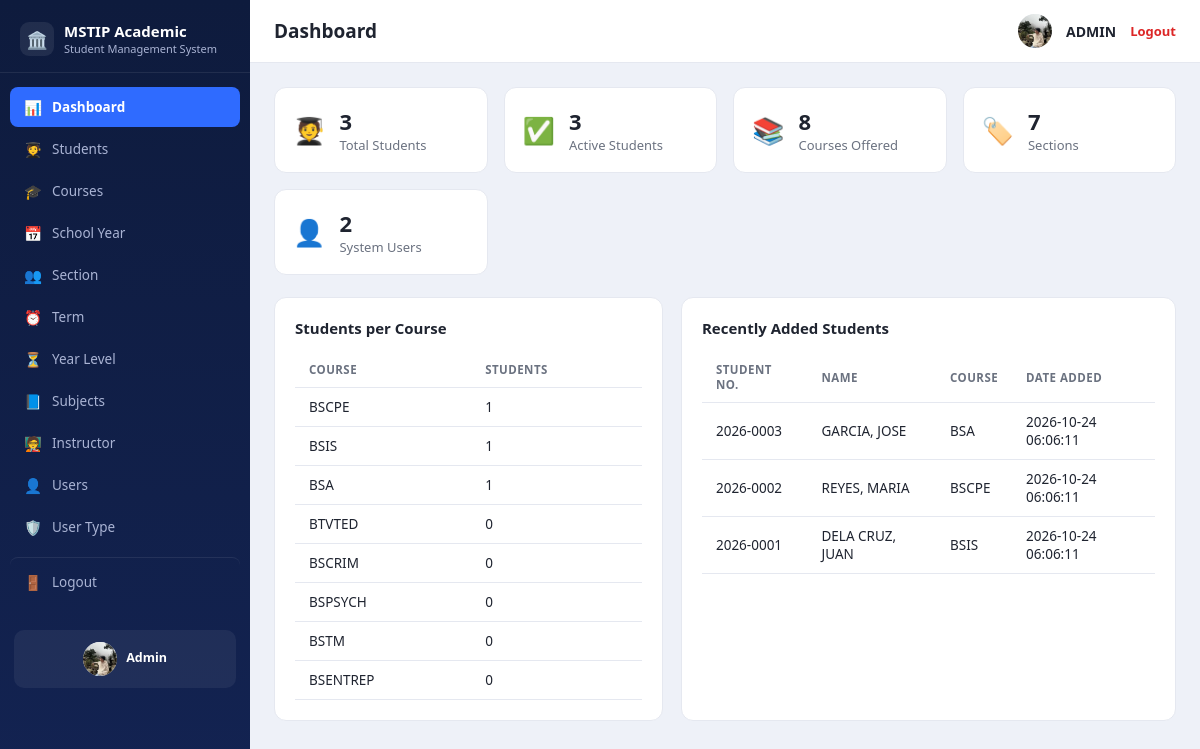
The page /dashboard.php (signed in) on the database its author committed.
### tables this page shows
CREATE TABLE `tbl_student` (
  `ID` int NOT NULL,
  `STUDENT_NO` varchar(50) NOT NULL,
  `LASTNAME` varchar(100) NOT NULL,
  `FIRSTNAME` varchar(100) NOT NULL,
  `MIDDLENAME` varchar(100) DEFAULT NULL,
  `GENDER` varchar(10) DEFAULT NULL,
  `BIRTHDATE` date DEFAULT NULL,
  `ADDRESS` varchar(255) DEFAULT NULL,
  `CONTACT` varchar(50) DEFAULT NULL,
  `EMAIL` varchar(100) DEFAULT NULL,
  `COURSE_ID` int DEFAULT NULL,
  `YEARLEVEL_ID` int DEFAULT NULL,
  `SECTION_ID` int DEFAULT NULL,
  `SCHOOLYEAR_ID` int DEFAULT NULL,
  `STATUS` varchar(20) NOT NULL DEFAULT 'Active',
  `date_created` datetime DEFAULT CURRENT_TIMESTAMP
);

CREATE TABLE `tbl_course` (
  `ID` int NOT NULL,
  `COURSE` varchar(100) NOT NULL,
  `DESCRIPTION` varchar(255) NOT NULL
);

### includes/permissions.php (called while the page is built, shortened)
<?php
$PAGE_MODULES = [
    'subjects.php'       => 'subjects',
    'subject_edit.php'   => 'subjects',
    'subject_delete.php' => 'subjects',
    'terms.php'          => 'terms',
    'term_edit.php'      => 'terms',
    'term_delete.php'    => 'terms',
    'instructors.php'       => 'instructors',
    'instructor_edit.php'   => 'instructors',
    'instructor_delete.php' => 'instructors',
    'schoolyears.php'       => 'schoolyears',
    'schoolyear_edit.php'   => 'schoolyears',
    'schoolyear_delete.php' => 'schoolyears',
    'sections.php'       => 'sections',
    'section_edit.php'   => 'sections',
    'section_delete.php' => 'sections',
    'yearlevels.php'       => 'yearlevels',
    'yearlevel_edit.php'   => 'yearlevels',
    'yearlevel_delete.php' => 'yearlevels',
];
$OPEN_PAGES = ['dashboard.php', 'logout.php'];
$ROLE_MODULES = [
    'registrar'  => ['subjects', 'terms', 'instructors', 'schoolyears'],
    'dean'       => ['subjects', 'sections', 'instructors', 'yearlevels'],
    'instructor' => ['subjects', 'sections'],
    'student'    => ['subjects'],
];
function currentRole(): string
{
    return strtolower(trim($_SESSION['usertype_name'] ?? ''));
}
function isAdmin(): bool
{
    return currentRole() === 'admin';
}
function canAccessPage(string $file): bool
{
    global $PAGE_MODULES, $OPEN_PAGES, $ROLE_MODULES;
    $file = basename($file);
    if (in_array($file, $OPEN_PAGES, true)) return true;
    if (isAdmin()) return true;
    $module = $PAGE_MODULES[$file] ?? null;
    return in_array($module, $ROLE_MODULES[currentRole()] ?? [], true);
}

### dashboard.php (the view, shortened to what this page needs)
<?php
require_once 'config.php';
$pageTitle = 'Dashboard';
    ?>
    <?php
$totalStudents = $pdo->query("SELECT COUNT(*) c FROM tbl_student")->fetch()['c'];
$totalCourses  = $pdo->query("SELECT COUNT(*) c FROM tbl_course")->fetch()['c'];
$totalSections = $pdo->query("SELECT COUNT(*) c FROM tbl_section")->fetch()['c'];
$activeStudents = $pdo->query("SELECT COUNT(*) c FROM tbl_student WHERE STATUS = 'Active'")->fetch()['c'];
$totalUsers = $pdo->query("SELECT COUNT(*) c FROM tbl_users")->fetch()['c'];
$perCourse = $pdo->query("
    SELECT c.COURSE, COUNT(s.ID) AS total
    FROM tbl_course c
    LEFT JOIN tbl_student s ON s.COURSE_ID = c.ID
    GROUP BY c.ID, c.COURSE
    ORDER BY total DESC
")->fetchAll();
$recent = $pdo->query("
    SELECT s.ID, s.STUDENT_NO, s.LASTNAME, s.FIRSTNAME, c.COURSE, s.date_created
    FROM tbl_student s
    LEFT JOIN tbl_course c ON c.ID = s.COURSE_ID
    ORDER BY s.ID DESC
    LIMIT 5
")->fetchAll();
require_once 'includes/header.php';
?>
<div class="cards-grid">
  <div class="stat-card">
    <div class="stat-icon">🧑‍🎓</div>
    <div>
      <div class="stat-value"><?= (int)$totalStudents ?></div>
      <div class="stat-label">Total Students</div>
    </div>
  </div>
  <div class="stat-card">
    <div class="stat-icon">✅</div>
    <div>
      <div class="stat-value"><?= (int)$activeStudents ?></div>
      <div class="stat-label">Active Students</div>
    </div>
  </div>
  <div class="stat-card">
    <div class="stat-icon">📚</div>
    <div>
      <div class="stat-value"><?= (int)$totalCourses ?></div>
      <div class="stat-label">Courses Offered</div>
    </div>
  </div>
  <div class="stat-card">
    <div class="stat-icon">🏷️</div>
    <div>
      <div class="stat-value"><?= (int)$totalSections ?></div>
      <div class="stat-label">Sections</div>
    </div>
  </div>
  <?php if (isAdmin()): ?>
  <div class="stat-card">
    <div class="stat-icon">👤</div>
    <div>
      <div class="stat-value"><?= (int)$totalUsers ?></div>
      <div class="stat-label">System Users</div>
    </div>
  </div>
  <?php endif; ?>
</div>
<div class="panels-grid">
  <div class="panel">
    <h2>Students per Course</h2>
    <table class="table">
      <thead><tr><th>Course</th><th>Students</th></tr></thead>
      <tbody>
        <?php foreach ($perCourse as $row): ?>
          <tr>
            <td><?= htmlspecialchars($row['COURSE']) ?></td>
            <td><?= (int)$row['total'] ?></td>
          </tr>
        <?php endforeach; ?>
      </tbody>
    </table>
  </div>
  <div class="panel">
    <h2>Recently Added Students</h2>
    <table class="table">
      <thead><tr><th>Student No.</th><th>Name</th><th>Course</th><th>Date Added</th></tr></thead>
      <tbody>
        <?php foreach ($recent as $row): ?>
          <tr>
            <td><?= htmlspecialchars($row['STUDENT_NO']) ?></td>
            <td><?= htmlspecialchars($row['LASTNAME'] . ', ' . $row['FIRSTNAME']) ?></td>
            <td><?= htmlspecialchars($row['COURSE'] ?? '—') ?></td>
            <td><?= htmlspecialchars($row['date_created']) ?></td>
          </tr>
        <?php endforeach; ?>
      </tbody>
    </table>
  </div>
</div>
<?php require_once 'includes/footer.php'; ?>

### includes/header.php (shortened to what this page needs)
<?php
require_once __DIR__ . '/user_photo.php';
$displayName = $_SESSION['fullname'] ?? $_SESSION['username'] ?? 'User';
$currentPage = basename($_SERVER['PHP_SELF']);
$navGroups = [
    ['dashboard.php', '📊', 'Dashboard'],
    ['students.php',  '🧑‍🎓', 'Students', ['student_add.php', 'student_edit.php']],
    ['courses.php',   '🎓', 'Courses', ['course_edit.php']],
    ['schoolyears.php','📅', 'School Year', ['schoolyear_edit.php']],
    ['sections.php',  '👥', 'Section', ['section_edit.php']],
    ['terms.php',     '⏰', 'Term', ['term_edit.php']],
    ['yearlevels.php','⏳', 'Year Level', ['yearlevel_edit.php']],
    ['subjects.php',  '📘', 'Subjects', ['subject_edit.php']],
    ['instructors.php','🧑‍🏫', 'Instructor', ['instructor_edit.php']],
];
if (isAdmin()) {
    $navGroups[] = ['users.php',     '👤', 'Users', ['user_edit.php']];
    $navGroups[] = ['usertypes.php', '🛡️', 'User Type', ['usertype_edit.php']];
}
$navGroups = array_values(array_filter($navGroups, fn($n) => canAccessPage($n[0])));
?>
<!DOCTYPE html>
<html lang="en">
<head>
<link rel="stylesheet" href="assets/css/style.css">
</head>
<body>
<div class="layout">
  <aside class="sidebar">
    <div class="sidebar-brand">
      <span class="brand-badge">🏛️</span>
      <div>
        <div class="brand-text">MSTIP Academic</div>
        <div class="brand-sub">Student Management System</div>
      </div>
    </div>
    <nav class="sidebar-nav">
      <?php foreach ($navGroups as $nav):
          [$href, $icon, $label] = $nav;
          $related = $nav[3] ?? [];
          $isActive = $currentPage === $href || in_array($currentPage, $related, true);
      ?>
        <a href="<?= $href ?>" class="<?= $isActive ? 'active' : '' ?>">
          <span class="icon"><?= $icon ?></span> <?= htmlspecialchars($label) ?>
        </a>
      <?php endforeach; ?>
      <a href="logout.php" class="logout-link" onclick="return confirm('Log out of the system?');">
        <span class="icon">🚪</span> Logout
      </a>
    </nav>
    <?php if (!empty($_SESSION['usertype_name'])): ?>
      <div class="sidebar-foot"><?= userPhotoHtml($_SESSION['username'] ?? '', 'thumb thumb-sm') ?> <?= htmlspecialchars($_SESSION['usertype_name']) ?></div>
    <?php endif; ?>
  </aside>
  <div class="main">
    <header class="topbar">
      <h1 class="page-title"><?= htmlspecialchars($pageTitle ?? '') ?></h1>
      <div class="topbar-user">
        <?= userPhotoHtml($_SESSION['username'] ?? '', 'thumb thumb-sm') ?>
        <span class="user-fullname"><?= htmlspecialchars($displayName) ?></span>
        <a href="logout.php" class="btn-logout" onclick="return confirm('Log out of the system?');">Logout</a>
      </div>
    </header>
    <main class="content">

### includes/user_photo.php (shortened to what this page needs)
<?php
function isSafeUsername(string $username): bool
{
    return (bool)preg_match('/^[A-Za-z0-9_.]{1,100}$/', $username) && strpos($username, '..') === false;
}
function userPhotoFile(string $username): ?string
{
    return isSafeUsername($username) ? USER_PHOTO_DIR . $username . USER_PHOTO_EXT : null;
}
function userPhotoUrl(?string $username): ?string
{
    $f = userPhotoFile($username);
    return ($f && is_file($f)) ? USER_PHOTO_URL . rawurlencode($username) . USER_PHOTO_EXT . '?v=' . filemtime($f) : null;
}
function userPhotoHtml(?string $username, string $class = 'thumb'): string
{
    $url = userPhotoUrl($username);
    if ($url) {
        return '<img class="' . $class . '" src="' . htmlspecialchars($url) . '" alt="' . htmlspecialchars($username) . '">';
    }
    return '<span class="' . $class . ' thumb-ph">👤</span>';
}

### includes/footer.php (shortened to what this page needs)
    </main>
  </div>
</div>
</body>
</html>

### assets/css/style.css (style rules this page uses)
:root { --sidebar-bg:#0e1b3d; --sidebar-bg-2:#132352; --sidebar-text:#aab4d4; --sidebar-active:#2f6bff; --bg:#eef1f8; --card:#ffffff; --border:#e5e8f0; --text:#1f2430; --muted:#6b7280; --danger:#dc2626; --danger-bg:#fee2e2; --success:#16a34a; --success-bg:#dcfce7; --accent:#2f6bff; --accent-dark:#1d4ed8; --sidebar-w:250px; }
* { box-sizing:border-box; }
body { margin:0; font-family:"Segoe UI",Roboto,Arial,sans-serif; background:var(--bg); color:var(--text); }
.layout { display:flex;min-height:100vh; }
.sidebar { width:var(--sidebar-w); background:linear-gradient(180deg,var(--sidebar-bg),var(--sidebar-bg-2)); color:var(--sidebar-text); display:flex; flex-direction:column; flex-shrink:0; transition:margin-left .2s ease; }
.sidebar-brand { display:flex;align-items:center;gap:10px; padding:22px 20px 16px; border-bottom:1px solid rgba(255,255,255,.08); }
.sidebar-brand .brand-badge { width:34px;height:34px;border-radius:9px;background:rgba(255,255,255,.08); display:flex;align-items:center;justify-content:center;font-size:17px;flex-shrink:0; }
.sidebar-brand .brand-text { font-weight:700;color:#fff;font-size:15px;line-height:1.2; }
.sidebar-brand .brand-sub { font-size:11px;color:var(--sidebar-text);margin-top:1px; }
.sidebar-nav { display:flex;flex-direction:column;padding:14px 10px;gap:2px;overflow-y:auto; }
.sidebar-nav a { color:var(--sidebar-text);text-decoration:none;padding:10px 14px;border-radius:8px;font-size:13.5px;font-weight:500; display:flex;align-items:center;gap:10px; }
.sidebar-nav a.active { background:var(--sidebar-active);color:#fff;font-weight:600; }
.sidebar-nav .icon { width:18px;text-align:center;font-size:14.5px; }
.sidebar-nav a.logout-link { margin-top:8px;border-top:1px solid rgba(255,255,255,.08);padding-top:14px; }
.sidebar-foot { margin:14px;padding:12px;border-radius:10px;background:rgba(255,255,255,.06); color:#fff;font-size:12.5px;text-align:center;font-weight:600; }
.main { flex:1;display:flex;flex-direction:column;min-width:0; }
.topbar { background:var(--card); border-bottom:1px solid var(--border); padding:14px 24px; display:flex;align-items:center;gap:14px; }
.page-title { font-size:19px;margin:0;flex:1; }
.topbar-user { display:flex;align-items:center;gap:14px;font-size:14px; }
.user-fullname { color:var(--text);font-weight:600; }
.btn-logout { color:var(--danger);text-decoration:none;font-weight:600;font-size:13px; }
.content { padding:24px; }
.cards-grid { display:grid;grid-template-columns:repeat(auto-fit,minmax(190px,1fr));gap:16px;margin-bottom:22px; }
.stat-card { background:var(--card);border:1px solid var(--border);border-radius:12px; padding:18px;display:flex;align-items:center;gap:14px; }
.stat-icon { font-size:26px; }
.stat-value { font-size:22px;font-weight:700; }
.stat-label { font-size:13px;color:var(--muted); }
.panels-grid { display:grid;grid-template-columns:1.1fr 1.4fr;gap:18px; }
.panel { background:var(--card);border:1px solid var(--border);border-radius:12px;padding:20px; }
.panel h2 { font-size:15px;margin:0 0 14px; }
.table { width:100%;border-collapse:collapse;font-size:13.5px; }
.table th,.table td { text-align:left;padding:10px 14px;border-bottom:1px solid var(--border); }
.table th { color:var(--muted);font-weight:600;font-size:11.5px;text-transform:uppercase;letter-spacing:.04em; }
.thumb { width:44px;height:44px;border-radius:50%;object-fit:cover;background:#e8ecf3;display:inline-block;vertical-align:middle; }
.thumb-sm { width:34px;height:34px;font-size:16px; }
.sidebar-foot .thumb-sm { vertical-align:middle;margin-right:6px; }

### rows shown on the page
tbl_student: STUDENT_NO "2026-0003", LASTNAME+FIRSTNAME "GARCIA, JOSE", COURSE_ID.COURSE "BSA", date_created "2026-10-24 06:06:11"
tbl_student: STUDENT_NO "2026-0002", LASTNAME+FIRSTNAME "REYES, MARIA", COURSE_ID.COURSE "BSCPE", date_created "2026-10-24 06:06:11"
tbl_student: STUDENT_NO "2026-0001", LASTNAME+FIRSTNAME "DELA CRUZ, JUAN", COURSE_ID.COURSE "BSIS", date_created "2026-10-24 06:06:11"

### other values the page prints
$icon "📊"
$label "Dashboard"
$icon "🧑‍🎓"
$label "Students"
$icon "🎓"
$label "Courses"
$icon "📅"
$label "School Year"
$icon "👥"
$label "Section"
$icon "⏰"
$label "Term"
$icon "⏳"
$label "Year Level"
$icon "📘"
